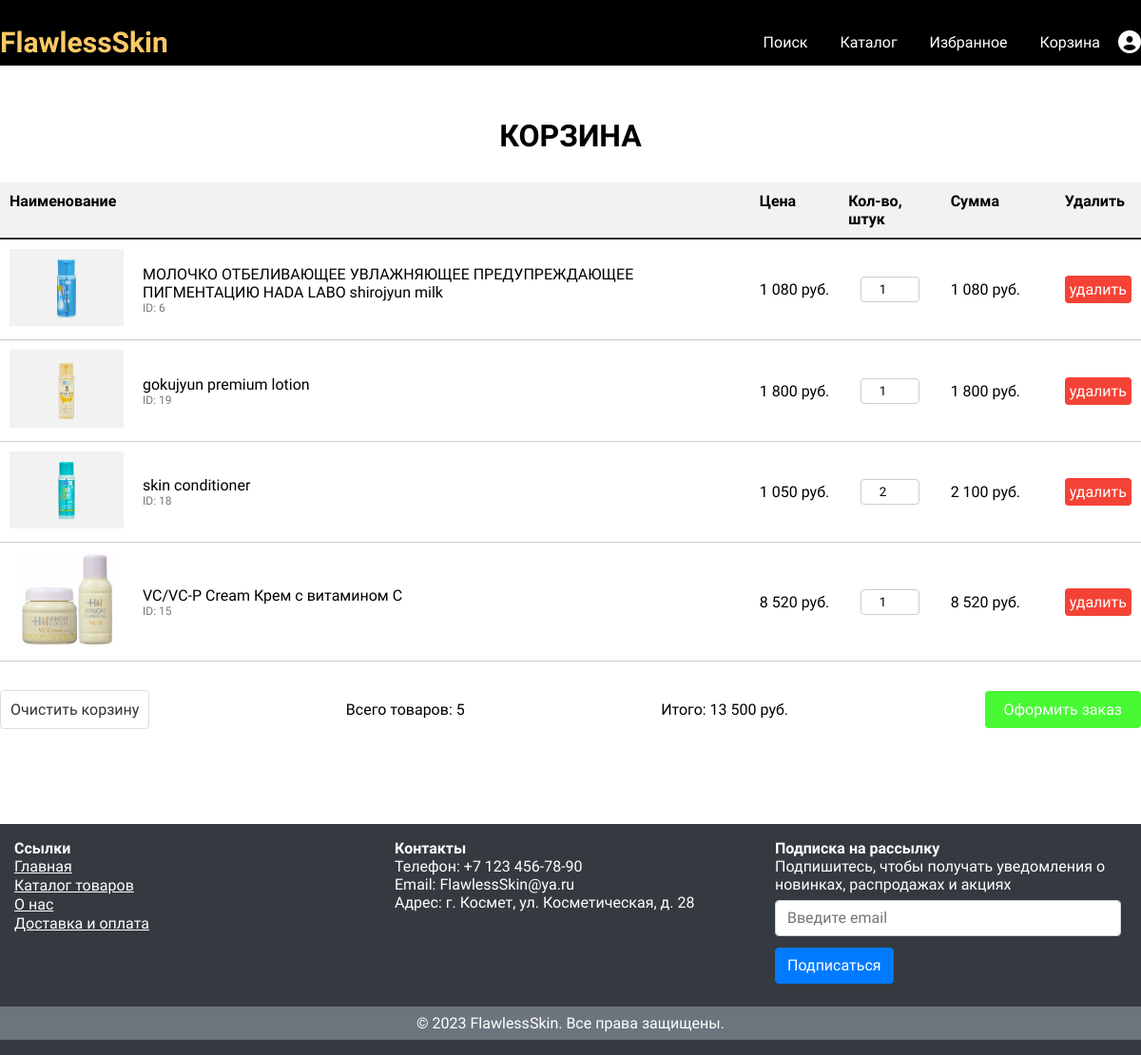
Page /cart/ (signed in) on the earlier database version.
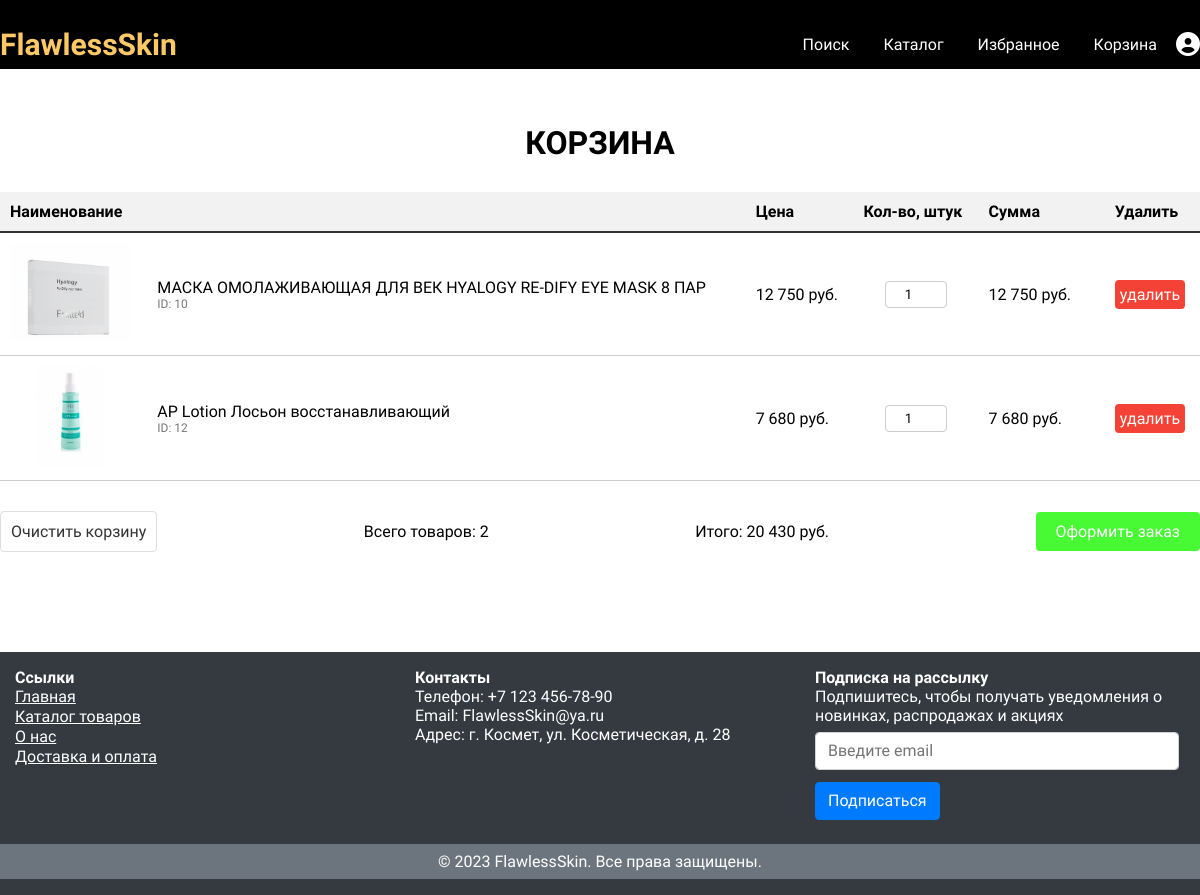
Same page on the later database version.
### main/models.py (models this page shows, shortened)
class Cart(models.Model):
	user = models.ForeignKey(verbose_name="Пользователь", to=User, on_delete=models.CASCADE, null=True)
	product = models.ForeignKey(verbose_name="Товар", to=Product, on_delete=models.CASCADE)
	quantity = models.PositiveSmallIntegerField("Количество добавленных единиц")
	created_timestamp = models.DateTimeField(auto_now_add=True)
	class Meta:
		verbose_name = "Корзина"
		verbose_name_plural = "Корзины"
	def sum_price(self):
		return self.quantity * self.product.price
	def total_amount(self):
		carts = Cart.objects.filter(user=self.user)
		return sum(cart.sum_price() for cart in carts)
	def total_quantity(self):
		carts = Cart.objects.filter(user=self.user)
		return sum(cart.quantity for cart in carts)

class Product(models.Model):
	units_of_measurement = (
		('kg', 'кг'),
		('g', 'гр'),
		('l', 'л'),
		('ml', 'мл'),
		('sachet', 'cаше'),
		('portion', 'порции'),
		('pairs', 'пар'),
	)
	title = models.CharField("Название товара", max_length=255, default="")
	slug = models.SlugField(verbose_name="URL", max_length=255, unique=True, db_index=True)
	image = models.ImageField("Фото товара", upload_to="uploads/products/", default="uploads/default_image_1.png",
							  max_length=255)
	description = models.TextField("Описание", help_text="Укажите подробное описание товара")
	structure = models.TextField("Состав", help_text="Укажите компоненты через запятую (,)")
	price = models.IntegerField("Цена", help_text="Введите число без пробелов")
	country_manufacture = models.CharField("Производство", max_length=50, help_text="Страна производства товара")
	brand = models.ForeignKey(verbose_name="Бренд", to=ProductBrand, on_delete=models.PROTECT, null=True)
	volume = models.PositiveIntegerField("Объём продукта")
	unit_of_measurement_of_volume = models.CharField("Выберите единицу измерения объёма продукта", max_length=100,
													 choices=units_of_measurement)
	date = models.DateTimeField(auto_now_add=True)
	time_update = models.DateTimeField(auto_now=True)
	quantity = models.PositiveIntegerField("Количество штук", default=0)
	category = models.ForeignKey(to=ProductCategory, on_delete=models.PROTECT, default=1)
	class Meta:
		verbose_name = "Товар"
		verbose_name_plural = "Товары"

### users/models.py (models this page shows)
class User(AbstractUser):
	image = models.ImageField("Аватарка", upload_to='uploads/users_images/', blank=True, null=True)
	phone = models.CharField("Номер телефона", max_length=20, blank=True, null=True)
	address = models.CharField("Адрес доставки", max_length=255, blank=True, null=True)

### main/views.py (the view)
# urls.py: path('cart/', views.cart, name="cart"),
@login_required
def cart(request):
	carts = Cart.objects.filter(user=request.user)
	context = {
		'carts': carts,
	}
	return render(request, "main/cart.html", context)

### main/templates/main/cart.html (shortened to what this page needs)
{% extends 'main/base.html' %}
{% load static %}
{% load humanize %}
{% block css %}
    <link rel="stylesheet" href="{% static 'main/css/cart.css' %}">
{% endblock %}
{% block content %}
    {% if carts %}
         <div class="title__wrapper">
            <div class="container">
                <div class="title">
                    <h1 class="title">Корзина</h1>
                </div>
            </div>
        </div>
    {% endif %}
    <div class="cart">
        <div class="container">
            {% if carts %}
                <table class="cart__table">
                    <thead>
                    <tr>
                        <th colspan="2">Наименование</th>
                        <th>Цена</th>
                        <th>Кол-во, штук</th>
                        <th>Сумма</th>
                        <th>Удалить</th>
                    </tr>
                    </thead>
                    <tbody>
                    {% for cart in carts %}
                        <tr>
                            <td><img src="{{ cart.product.image.url }}" alt="{{ cart.product.title }}"></td>
                            <td>{{ cart.product.title }}<br><small>ID: {{ cart.product.id }}</small></td>
                            <td>{{ cart.product.price|intcomma }} руб.</td>
                            <td><input data-price="{{ cart.product.price }}" type="number" name="quantity" min="1" value="{{ cart.quantity }}" data-cart-id="{{ cart.id }}"></td>
                            <td style="min-width: 100px"><span class="cart_sum_price">{{ cart.sum_price }}</span> руб.</td>
                            <td><a href="{% url 'products:delete_from_cart' cart.product.id %}" class="cart__delete">удалить </a></td>
                        </tr>
                    {% endfor %}
                    </tbody>
                </table>
                <div class="cart__actions">
                    <a href="{% url "products:empty_the_cart" %}" class=" cart__to__clear">Очистить корзину</a>
                    <div class="cart__total">
                        <span>Всего товаров: </span><span id="total_quantity">{{ carts.0.total_quantity }}</span>
                    </div>
                    <div class="cart__total">
                        <span>Итого: </span><span id="total_sum"> {{ carts.0.total_amount|intcomma }}</span> руб.
                    </div>
                    <a href="{% url 'products:make_order' %}" class="cart__to__order">Оформить заказ</a>
                </div>
            {% else %}
                <div class="cart__empty">
                    <p class="text">Перейдите в <a href="{% url 'products:catalog' %}">каталог</a> или на <a href="{% url 'products:index' %}">главную страницу</a></p>
                    <a class="btn" href="{% url 'products:catalog' %}">Перейти в каталог</a>
                </div>
            {% endif %}
        </div>
    </div>
{% endblock %}

### main/templates/main/base.html (shortened to what this page needs)
{% load static %}
<!doctype html>
<html lang="en">
<head>
    <link rel="stylesheet" href="{% static 'main/css/base.css' %}">
    <link rel="stylesheet" href="https://cdnjs.cloudflare.com/ajax/libs/font-awesome/6.4.0/css/all.min.css">
    {% block css %}
	{% endblock %}
</head>
<body>
    <header id="header" class="header">
        <div class="container">
            <div class="header__inner">
                <div class="header__logo">
                    <a href="{% url 'products:index' %}" class="header__logo__link">FlawlessSkin</a>
                </div>
                <div class="nav">
                    <a class="nav__link" href="{% url 'products:search' %}">Поиск</a>
                    <a class="nav__link" href="{% url 'products:catalog' %}">Каталог</a>
                    <a class="nav__link" href="{% url 'products:favourites' %}">Избранное</a>
                    <a class="nav__link" href="{% url 'products:cart' %}">Корзина</a>
                    {% if user.is_authenticated %}
                        <div class="dropdown">
                            <a class="dropdown__icon" href="{% url 'users:profile' %}">
                                <i class="fa-solid fa-circle-user fa-xl"></i>
                            </a>
                    </div>
                    {% else %}
                        <a class="nav__link" href="{% url 'users:login' %}">Войти</a>
                    {% endif %}
                </div>
            </div>
        </div>
    </header>
    {% block content %}
    {% endblock %}
    <footer class="footer">
        <div class="container">
            <div class="footer__top">
                <div class="footer__section">
                    <h4 class="footer__section__title">Ссылки</h4>
                    <ul class="footer__ul">
                        <li><a href="{% url 'products:index' %}" class="footer__link">Главная</a></li>
                        <li><a href="{% url 'products:catalog' %}" class="footer__link">Каталог товаров</a></li>
                        <li><a href="#" class="footer__link">О нас</a></li>
                        <li><a href="#" class="footer__link">Доставка и оплата</a></li>
                    </ul>
                </div>
                <div class="footer__section">
                    <h4 class="footer__section__title">Контакты</h4>
                    <ul class="footer__ul">
                        <li>Телефон: +7 123 456-78-90</li>
                        <li>Email: FlawlessSkin@ya.ru</li>
                        <li>Адрес: г. Космет, ул. Косметическая, д. 28</li>
                    </ul>
                </div>
                <div class="footer__section">
                    <h4 class="footer__section__title">Подписка на рассылку</h4>
                    <p>Подпишитесь, чтобы получать уведомления о новинках, распродажах и акциях</p>
                        <div class="input__email__wrapper">
                            <input id="input__subscribe" type="email" class="input__email" placeholder="Введите email">
                        </div>
                        <button id="btn__subscribe" type="submit" class="btn__subscribe">Подписаться</button>
                </div>
            </div>
        </div>
        <div class="footer__bottom">
            <p>© 2023 FlawlessSkin. Все права защищены.</p>
        </div>
    </footer>
</body>
</html>

### main/static/main/css/base.css (style rules this page uses)
* { margin: 0; padding: 0; font-family: 'M PLUS Rounded 1c', sans-serif; }
body { width: 100%; }
.container { width: 100%; max-width: 1200px; margin: 0 auto; background-color: rgba(0, 0, 0, 0); }
.header { font-family: 'M PLUS Rounded 1c', sans-serif; width: 100%; padding-top: 30px; padding-bottom: 10px; top: 0; left: 0; right: 0; z-index: 1000; background: black; }
.header__inner { display: flex; justify-content: space-between; align-items: center; background: black; }
.header__logo__link { text-decoration: none; font-weight: 900; font-size: 30px; line-height: 29px; color: rgb(253, 201, 103); }
.header__logo { transition: transform 0.25s linear; }
.nav { font-size: 16px; font-weight: 500; }
.nav__link { display: inline-block; vertical-align: top; margin: 0 15px; text-decoration: none; color: white; transition: color 0.1s linear; position: relative; }
.nav__link::after { content: ""; display: block; width: 100%; height: 3px; opacity: 0; background-color: rgb(253, 201, 103); position: absolute; top: 100%; left: 0; z-index: 1; transition: opacity 0.3s linear; }
.dropdown { position: relative; display: inline-block; }
.dropdown__icon { background-color: transparent; color: white; border: none; cursor: pointer; text-decoration: none; }
.footer { padding-top: 1rem; padding-bottom: 1rem; color: #fff !important; background-color: #343a40 !important; }
.footer__top { display: flex; justify-content: center; flex-direction: row; margin-bottom: 1.5rem; width: 100%; }
.footer__section { flex: 33.333333%; max-width: 33.333333%; padding-right: 10px; padding-left: 15px; }
.footer__ul { padding-left: 0; list-style-type: none; }
.footer__link { line-height: 20px; color: white; }
.footer__bottom { background-color: #6c757d !important; text-align: center !important; padding-top: 0.5rem !important; padding-bottom: 0.5rem !important; }
.input__email__wrapper { margin-top: 0.4rem !important; margin-bottom: 0.8rem !important; max-width: 90% !important; }
.input__email { display: block; width: 100%; padding: 0.375rem 0.75rem; font-size: 1rem; font-weight: 400; line-height: 1.5; color: #495057; background-color: #fff; background-clip: padding-box; border: 1px solid #ced4da; border-radius: 0.25rem; transition: border-color 0.15s ease-in-out, box-shadow 0.15s ease-in-out; }
.btn__subscribe { display: inline-block; font-weight: 400; text-align: center; white-space: nowrap; vertical-align: middle; user-select: none; border: 1px solid #007bff; padding: .375rem .75rem; font-size: 1rem; line-height: 1.5; border-radius: .25rem; transition: color .15s ease-in-out, background-color .15s ease-in-out, border-color .15s ease-in-out, box-shadow .15s ease-in-out; color: #fff; background-color: #007bff; cursor: pointer; }

### main/static/main/css/cart.css (style rules this page uses)
.title__wrapper { width: 100%; margin-top: 55px; }
.title { text-align: center; text-transform: uppercase; color: black; }
.container { width: 100%; max-width: 1200px; margin: 0 auto; background-color: rgba(0, 0, 0, 0); }
.cart { margin-top: 30px; margin-bottom: 100px; }
.cart__table { width: 100%; border-collapse: collapse; margin-bottom: 30px; border-spacing: 0; }
.cart__table td:nth-child(3) { white-space: nowrap; }
.cart__table td:nth-child(4) { text-align: center; }
.cart__table td:nth-child(5) { white-space: nowrap; }
thead tr th { font-weight: bold; text-align: left; padding: 10px; background-color: #f2f2f2; border-bottom: 1px solid #ddd; vertical-align: top; border-bottom: 2px solid #333; }
tbody td { text-align: left; padding: 10px; border-bottom: 1px solid #ccc; vertical-align: middle; }
tbody td small { display: block; font-size: 12px; color: #777; }
td img { max-width: 120px; max-height: 120px; }
td input[type="number"] { width: 50px; padding: 5px; border-radius: 4px; border: 1px solid #ccc; text-align: center; }
.cart__delete { display: inline-block; padding: 5px; background-color: #f44336; color: white; text-align: center; text-decoration: none; border-radius: 4px; cursor: pointer; }
.cart__actions { display: flex; justify-content: space-between; align-items: center; }
.cart__to__clear { display: inline-block; padding: 10px; background-color: #fff; text-decoration: none; border: 1px solid #ddd; border-radius: 4px; color: #333; }
.cart__to__order { display: inline-block; background-color: #47fa33; border: none; padding: 10px 20px; text-decoration: none; color: #fff; border-radius: 4px; float: right; }

Differences in the rows shown:
removed Cart: product.image (picture), product "МОЛОЧКО ОТБЕЛИВАЮЩЕЕ УВЛАЖНЯЮЩЕЕ ПРЕДУПРЕЖДАЮЩЕЕ ПИГМЕНТАЦИЮ HADA LABO shirojyun milk", product.id "6", product.price "1 080", quantity "1", sum_price "1 080", user+quantity "5", user+quantity+product "13 500"
removed Cart: product.image (picture), product "gokujyun premium lotion", product.id "19", product.price "1 800", quantity "1", sum_price "1 800"
removed Cart: product.image (picture), product "skin conditioner", product.id "18", product.price "1 050", quantity "2", sum_price "2 100"
removed Cart: product.image (picture), product "VC/VC-P Cream Крем с витамином С", product.id "15", product.price "8 520", quantity "1", sum_price "8 520"
added Cart: product.image (picture), product "МАСКА ОМОЛАЖИВАЮЩАЯ ДЛЯ ВЕК HYALOGY RE-DIFY EYE MASK 8 ПАР", product.id "10", product.price "12 750", quantity "1", sum_price "12 750", user+quantity "2", user+quantity+product "20 430"
added Cart: product.image (picture), product "AP Lotion Лосьон восстанавливающий", product.id "12", product.price "7 680", quantity "1", sum_price "7 680"
